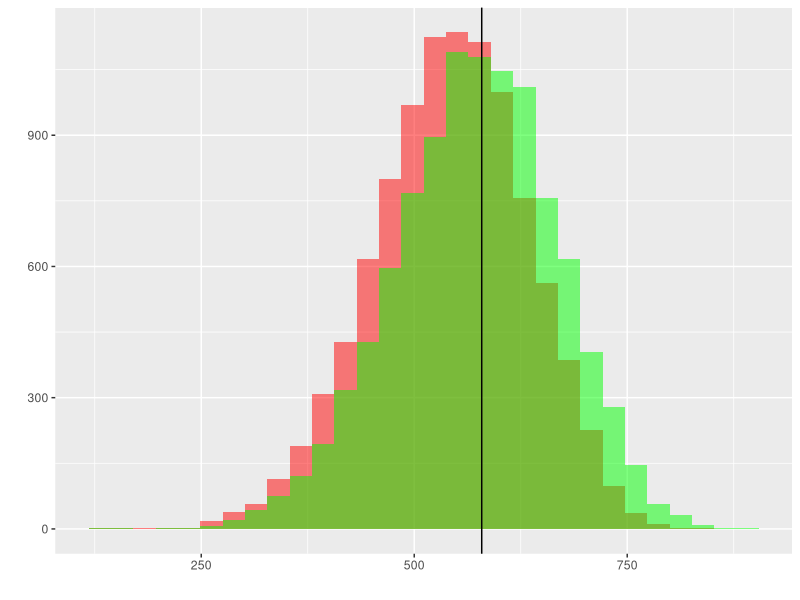
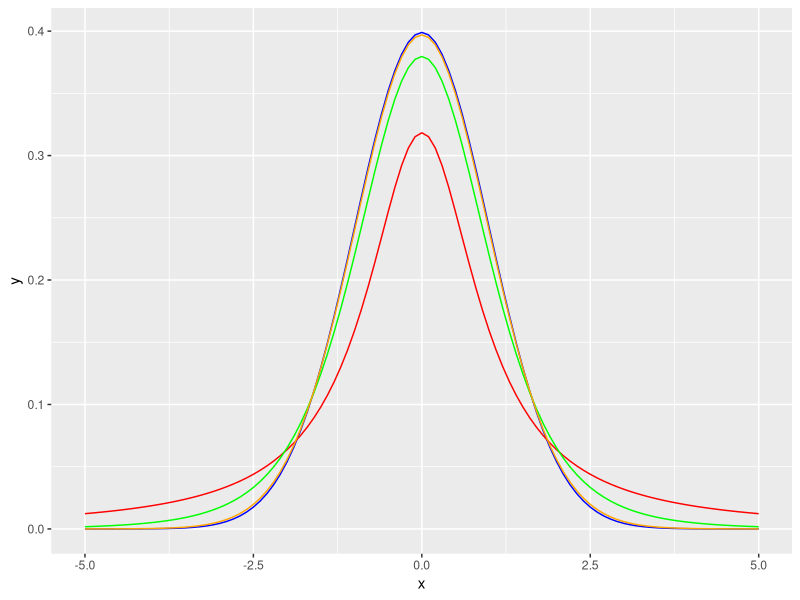

R code for these plots, in order:
## ---- chunk 1
knitr::opts_chunk$set(echo = TRUE, warning = FALSE, message = FALSE)
knitr::opts_chunk$set(out.width= "70%", out.height= "70%", fig.align = "center") 
## ---- chunk 2
library(tidyverse) 

costs = c(1523, 1452, 1324, 1789, 2310, 1123, 957, 1231, 1134, 1423)

mean(costs)
## ---- chunk 3
sd(costs)
## ---- chunk 4
#Create a "population" so I can know the standard deviation
pop = runif(5000, min = 0, max = 2000)

pop_sd = sd(pop)

pop_sd

replications_dataframe = NULL

num_reps = 10000

sample_size = 10

for (i in 1:num_reps){
  trial_sample = sample(pop, sample_size, replace = FALSE)
  
  biased_sd = sqrt(sum((trial_sample - mean(trial_sample))^2) / sample_size)
  
  unbiased_sd = sqrt(sum((trial_sample - mean(trial_sample))^2) / (sample_size - 1))
  
  trial_stats = cbind(biased_sd, unbiased_sd)
                     
  replications_dataframe = rbind(replications_dataframe, as.data.frame(trial_stats))
}

replications_dataframe %>%
  ggplot() +
  geom_histogram(aes(x = biased_sd), 
                 fill = "red", 
                 alpha = 0.5) +
  geom_histogram(aes(x = unbiased_sd), 
                 fill = "green",
                 alpha = 0.5) +
  geom_vline(xintercept = sd(pop)) +
  labs(x = "", y = "")

## ---- chunk 5
ggplot(data.frame(x = c(-5,5)), aes(x = x)) +
  stat_function(fun = dnorm,
                color = "blue") +
  stat_function(fun = dt,
                args = list(df = 1),
                color = "red") +
    stat_function(fun = dt,
                args = list(df = 5),
                color = "green") + 
    stat_function(fun = dt,
                args = list(df = 50),
                color = "orange")
